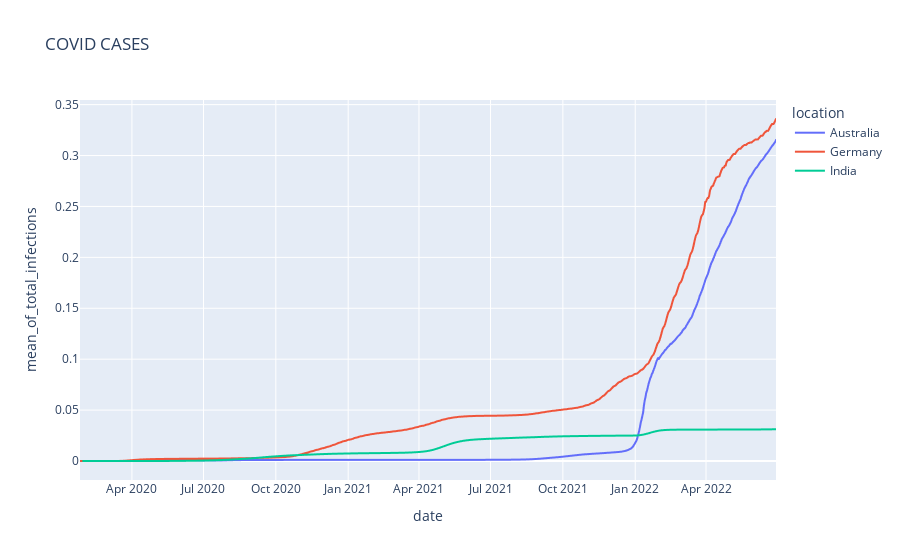

Notebook source saved alongside this figure:
### Code cell
COVID_cases_over_population = px.line(df_of_selected_countries, x= "date", y= "mean_of_total_infections", color="location", title = 'COVID CASES')
COVID_cases_over_population.show()

### Figure 1 — Plotly figure (JSON) as saved in the notebook; plotly's stock layout.template omitted (floating-point values rounded to 4 significant figures; data arrays with more than 128 entries replaced by an {"elided": "..."} marker saying what was removed)
{"data": [{"hovertemplate": "location=Australia<br>date=%{x}<br>mean_of_total_infections=%{y}<extra></extra>", "legendgroup": "Australia", "line": {"color": "#636efa", "dash": "solid"}, "marker": {"symbol": "circle"}, "mode": "lines", "name": "Australia", "showlegend": true, "type": "scattergl", "x": {"elided": "886 str values"}, "xaxis": "x", "y": {"elided": "886 float values"}, "yaxis": "y"}, {"hovertemplate": "location=Germany<br>date=%{x}<br>mean_of_total_infections=%{y}<extra></extra>", "legendgroup": "Germany", "line": {"color": "#EF553B", "dash": "solid"}, "marker": {"symbol": "circle"}, "mode": "lines", "name": "Germany", "showlegend": true, "type": "scattergl", "x": {"elided": "885 str values"}, "xaxis": "x", "y": {"elided": "885 float values"}, "yaxis": "y"}, {"hovertemplate": "location=India<br>date=%{x}<br>mean_of_total_infections=%{y}<extra></extra>", "legendgroup": "India", "line": {"color": "#00cc96", "dash": "solid"}, "marker": {"symbol": "circle"}, "mode": "lines", "name": "India", "showlegend": true, "type": "scattergl", "x": {"elided": "882 str values"}, "xaxis": "x", "y": {"elided": "882 float values"}, "yaxis": "y"}], "layout": {"legend": {"title": {"text": "location"}, "tracegroupgap": 0}, "title": {"text": "COVID CASES"}, "xaxis": {"anchor": "y", "domain": [0, 1], "title": {"text": "date"}}, "yaxis": {"anchor": "x", "domain": [0, 1], "title": {"text": "mean_of_total_infections"}}}}
